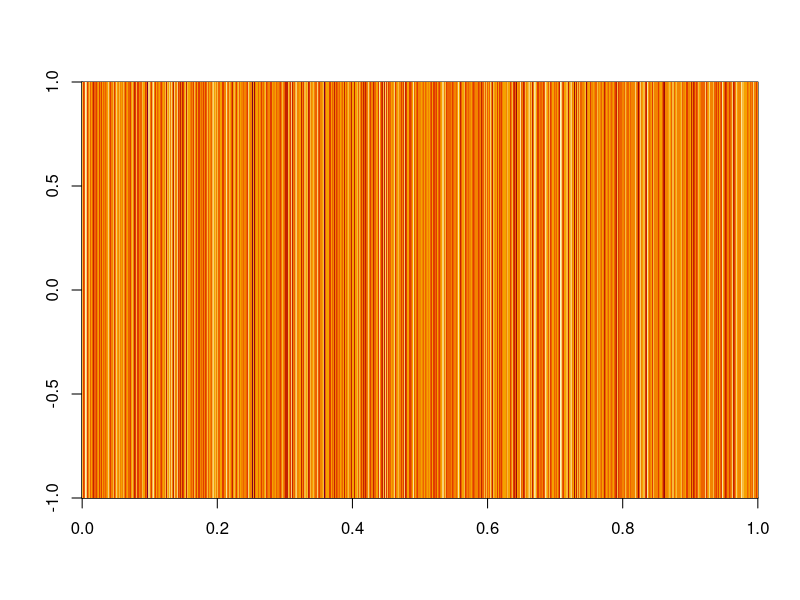
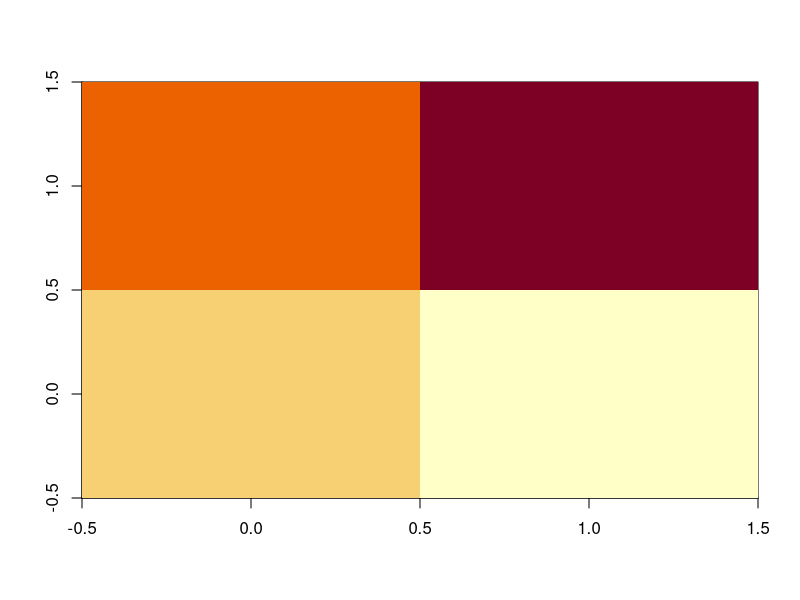
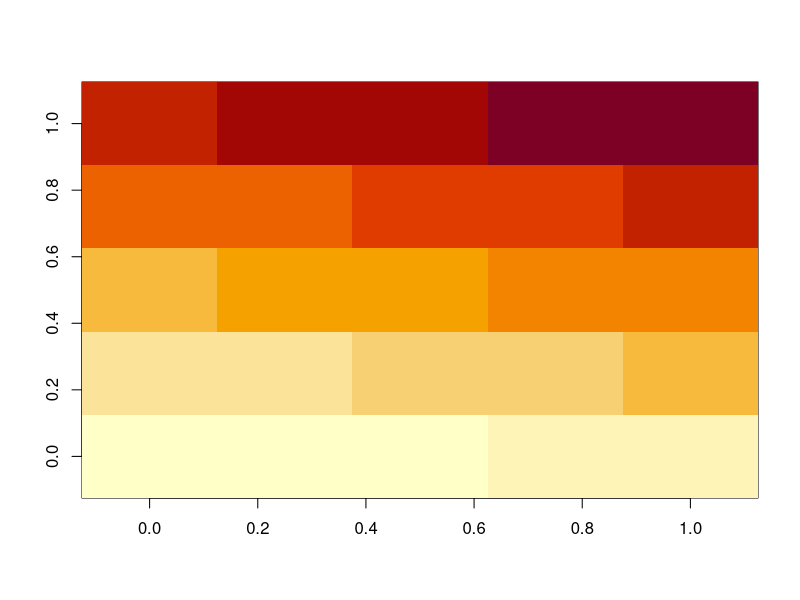
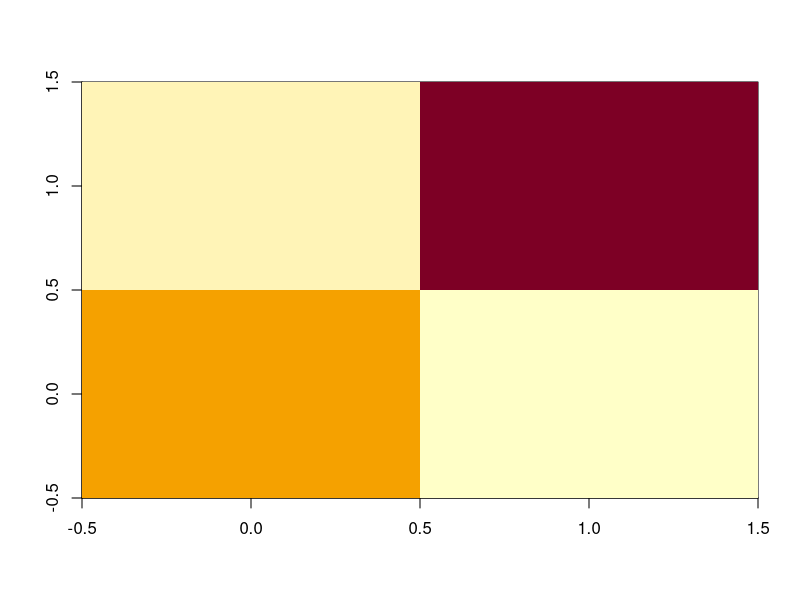
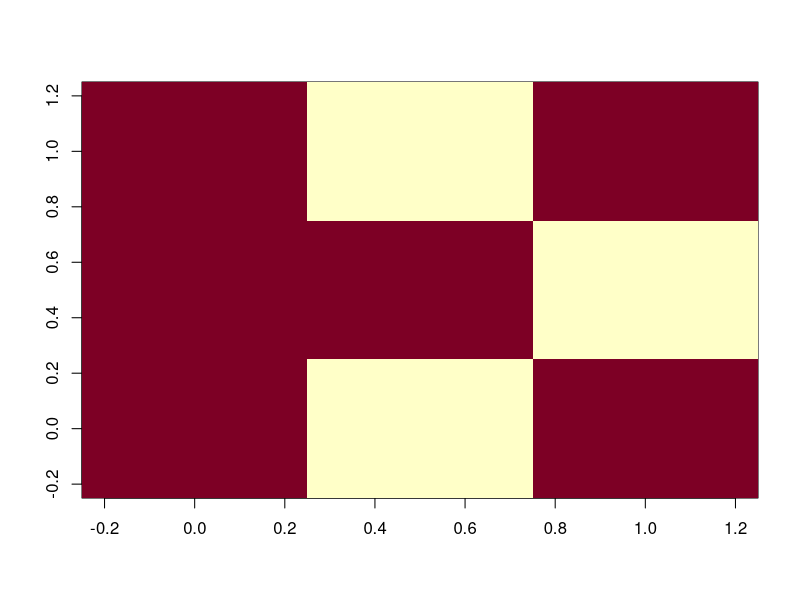

Recreate these plots in R, in order. (Note: this script raises an error after producing the figures.)

## Create a matrix of 10 columns
y = rbind(matrix(rnorm(100*20)))
y
dim(y)
image(y) 

## Matrix with given inputs 
n.mat = matrix(data = c(2, 3, 
                        1, 4), ncol = 2, byrow = T)
dim(n.mat)
image(n.mat)


## Matrix with a sequence
seq.mat = matrix(data = 1:25, nrow = 5)
dim(seq.mat)
image(seq.mat)


## singular matrix
sing.mat1 = matrix(data = c(1, -2, 
                            -3, 6), nrow = 2, byrow = T)
image(sing.mat1)

sing.mat2 = matrix(data = c(1, 1, 1, 
                            0, 1, 0, 
                            1, 0, 1), nrow = 3, byrow = T)
image(sing.mat2)

# Inverse does not exist
solve(sing.mat2)


## Orthogonal Matrix
ortho.mat1 = matrix(data = c(1, 0, 
                             0, -1), nrow = 2, byrow = T)
image(ortho.mat1)

# Inv(ortho.mat) == transpose(ortho.mat)
solve(ortho.mat)==t(ortho.mat)


ortho.mat2 = matrix(data = c(1, 0, 
                             0, 1), nrow = 2, byrow = T)
image(ortho.mat2)


ortho.mat3 = matrix(data = c(0, 0, 0, 1,
                             0, 0, 1, 0,
                             1, 0, 0, 0,
                             0, 1, 0, 0), nrow = 4, byrow = T)

image(ortho.mat3)



## Unitary Matrix
unit.mat = matrix(data = c(1/sqrt(2), 1/sqrt(2),
                           i/sqrt(2), -i/sqrt(2)), nrow = 2, byrow = T)


image(unit.mat)



unit.mat2 = matrix(c(1, 0, 
                     0, i), nrow = 2, byrow = T)







y = rbind(matrix(rnorm(n = 50*20, mean = 100, sd = 2)))
dim(y)
image(y)

y = rbind(matrix(data = rnorm(n = 50*20, mean = 100, sd = 2), ncol = 20))
y
dim(y)
image(y)

d.mat = diag(x = 1, nrow = 10, ncol = 3)
d.mat
image(d.mat)

d.mat = diag(x = rnorm(10), nrow = 10, ncol = 10)
d.mat
image(d.mat)




y = rbind(matrix(rnorm(100*20, mean = 100, sd = 0.25), ncol = 20), 
          cbind(matrix(rnorm(100*10, mean = 100, sd = 1), ncol = 10),
          matrix(rnorm(100*10, mean= 100, sd = 4), ncol = 10)))
y
image(y)

y = matrix(data = 0, nrow = 10, ncol = 10)
image(y)
